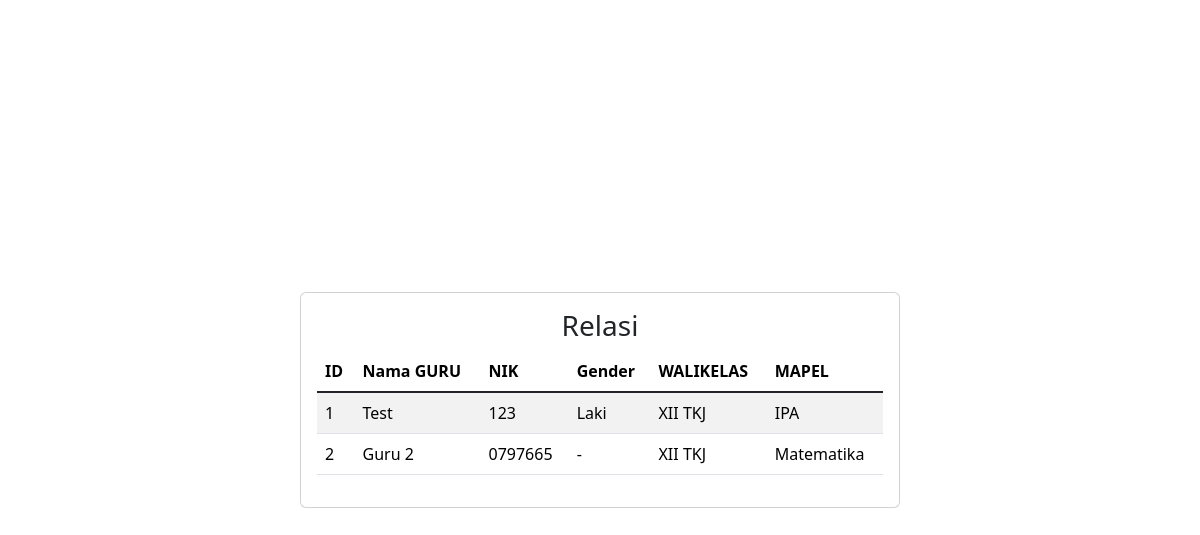
The page /relasi/guru.php on the database its author committed.
### tables this page shows
CREATE TABLE `guru` (
  `id` int(11) NOT NULL,
  `nama_guru` varchar(255) DEFAULT NULL,
  `nik` varchar(255) DEFAULT NULL,
  `gender` varchar(255) DEFAULT NULL,
  `id_mapel` int(11) DEFAULT NULL
);

CREATE TABLE `kelas` (
  `id` int(11) NOT NULL,
  `tingkat_kelas` varchar(255) DEFAULT NULL,
  `jurusan_kelas` varchar(255) DEFAULT NULL,
  `id_sekolah` int(11) DEFAULT NULL,
  `id_guru_walikelas` int(11) DEFAULT NULL
);

CREATE TABLE `mapel` (
  `id` int(11) NOT NULL,
  `nama_mapel` varchar(255) DEFAULT NULL
);

### relasi/guru.php (the view, shortened to what this page needs)
<?php include 'connect.php'; ?>
<!DOCTYPE html>
<html lang="en">
<head>
    <link href="https://cdn.jsdelivr.net/npm/bootstrap@5.3.1/dist/css/bootstrap.min.css" rel="stylesheet"
>
</head>
<body class="min-vh-100 d-flex align-items-center">
    <div class="card w-50 m-auto p-3">
        <h3 class="text-center">Relasi</h3>
        <table class="table table-striped table-hover">
            <thead>
                <tr>
                    <th>ID</th>
                    <th>Nama GURU</th>
                    <th>NIK</th>
                    <th>Gender</th>
                    <th>WALIKELAS</th>
                    <th>MAPEL</th>
                </tr>
            </thead>
            <tbody class="table-group-divider">
                <?php
                $sql =
                    'SELECT * FROM guru INNER JOIN mapel ON guru.id_mapel = mapel.id INNER JOIN kelas ON kelas.id_guru_walikelas = kelas.id';
                $result = mysqli_query($conn, $sql);
                $no = 1;
                foreach ($result as $row): ?>
                <tr>
                    <td><?= $no++ ?></td>
                    <td><?= $row['nama_guru'] ?></td>
                    <td><?= $row['nik'] ?></td>
                    <td><?= $row['gender'] ?></td>
                    <td><?= $row['tingkat_kelas'] .
                        ' ' .
                        $row['jurusan_kelas'] ?></td>
                        <td><?= $row['nama_mapel'] ?></td>
                </tr>
                <?php endforeach;
                ?>
            </tbody>
        </table>
    </div>
</body>
</html>

### rows shown on the page
guru: nama_guru "Test", nik "123", gender "Laki", kelas.tingkat_kelas "XII", kelas.jurusan_kelas "TKJ", id_mapel.nama_mapel "IPA"
guru: nama_guru "Guru 2", nik "0797665", gender "-", kelas.tingkat_kelas "XII", kelas.jurusan_kelas "TKJ", id_mapel.nama_mapel "Matematika"
